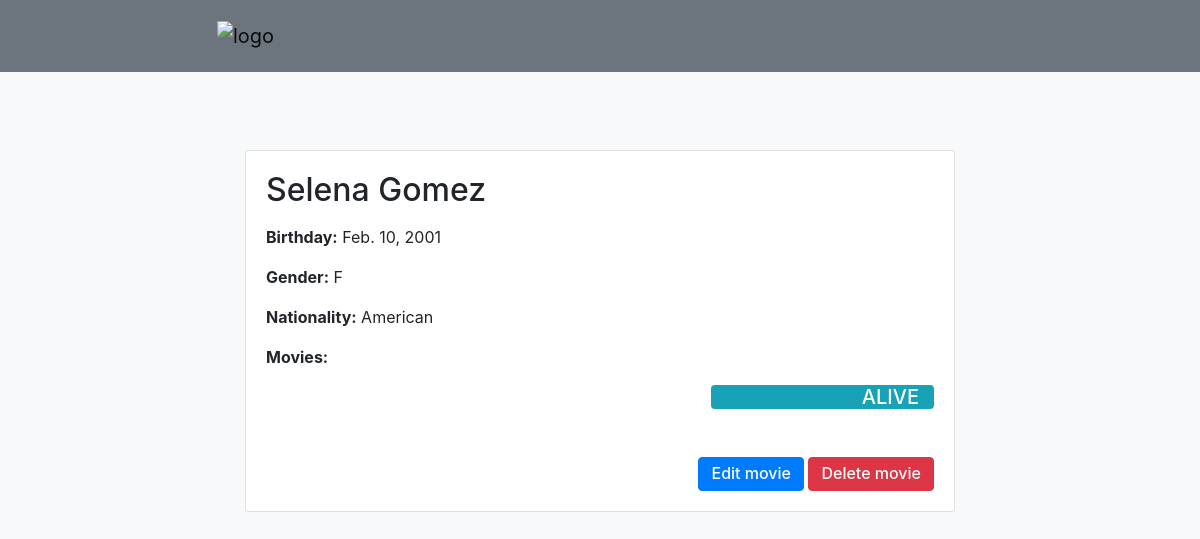
The page /home/actors/1/ on the database its author committed.
### intekimdb/models.py (models this page shows, shortened)
class Actor(models.Model):
    firstname = models.CharField(max_length=50)
    lastname = models.CharField(max_length=50)
    birthday = models.DateTimeField(default=now())
    sex = models.CharField(max_length=6,
                           choices=(
                               ('Male', 'Male'),
                               ('Female', 'Female')
                           ), default='M'
                           )
    nationality = models.CharField(max_length=15,
                                   choices=choice
                                   )
    alive = models.BooleanField(default=True)
    class Meta:
        verbose_name = "Actor"
        verbose_name_plural = "Actors"

### intekimdb/views.py (the view)
# urls.py: path('actors/<int:pk>/', views.ActorDetailView.as_view(), name='actor_detail'),
class ActorDetailView(DetailView):
    model = Actor
    def get_context_data(self, **kwargs):
        context = super().get_context_data(**kwargs)
        return context

### templates/intekimdb/actor_detail.html (shortened to what this page needs)
{% extends "home.html" %}
{% load add_attr %}
{% block content %}
{% if object %}
<div class="col-8 mx-auto">
    <div class="card">
        <div class="card-body">
            <h2 class="card-head mb-3">{{ actor.firstname }} {{ actor.lastname }}</h2>
            <p class="card-text">
                <strong>Birthday:</strong> {{ actor.birthday.date }}
            </p>
            <p class="card-text">
                <strong>Gender:</strong> {{ actor.sex }}
            </p>
            <p class="card-text">
                <strong>Nationality:</strong> {{ actor.nationality }}
            </p>
            <p class="card-text">
                    <strong>Movies: </strong>{{ actor.movies }}
            </p>
            {% if actor.alive %}
                    <div class="bg-info col-4 ml-auto rounded">
                        <h5 class="text-right text-white">ALIVE</h5>
                    </div>
                {% else %}
                    <div class="bg-dark col-4 ml-auto rounded">
                        <h5 class="text-right text-white">DEAD</h5>
                    </div>
                {% endif %}
        </div>
        <div class="card-body ml-auto">
            <a href="{% url 'intekimdb:actor_update' actor.id %}">
                <div class="btn btn-primary">
                    <h6 class="mb-0">Edit movie </h6>
                </div>
            </a>
            <a href="{% url 'intekimdb:actor_delete' actor.id %}">
                <div class="btn btn-danger">
                    <h6 class="mb-0">Delete movie </h6>
                </div>
            </a>
        </div>
    </div>
</div>
{% endif %}
{% endblock %}

### static/style.css (style rules this page uses)
body { width: 100%; height: 500px; background-color: lightgray; background-repeat: no-repeat; background-position: top; background-attachment: fixed; background-size: cover; }

### rows shown on the page
Actor: firstname "Selena", lastname "Gomez", birthday "Feb. 10, 2001", sex "F", nationality "American"
